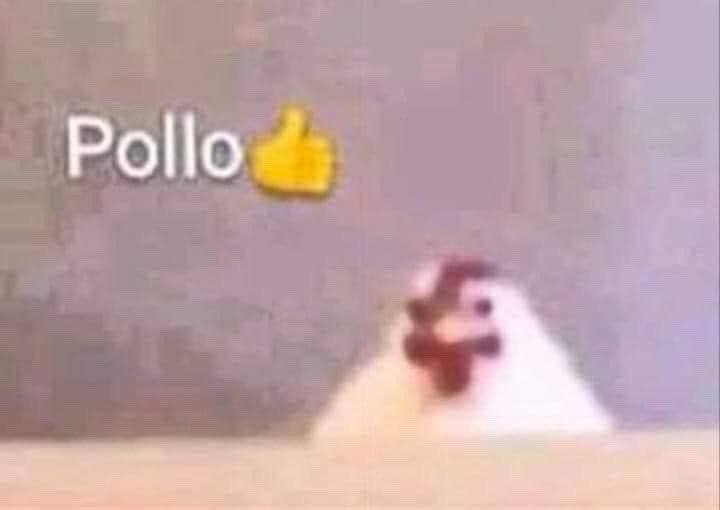
#> input picture pollo.jpg, 720 x 510 px
$ python mainte3i.py
#> lines starting #> are read from the running program, lines starting #| are printed output that depends on the picture; after the words box and inside, x2 and y2 are one past the last pixel; in counts of white or black regions, pixels touching at a corner belong together
import cv2
from restarting import encode,decode
import numpy as np

input_image = "jsp.jpeg"
output_image = "encoded_image.png"
secret_data = 'pipi und kaki in pipi caca land AAAAAAAAAAAAAAAAAAAAAAAAAAAAAAAAAAAAAAAAAAAAAAAAAAAAAAAAAA'
p2='A'
pollo=cv2.imread("pollo.jpg")
#> pollo is the input picture: shape (510, 720, 3); mean B, G, R 165, 163.4, 190.9
imgB=np.zeros(pollo.shape,dtype=np.uint8)
font = cv2.FONT_HERSHEY_COMPLEX_SMALL
# org
height=25
width=20
h,w,c=imgB.shape
#> h = 510; w = 720; c = 3
org = (0, 20)
org2 =(20,45)
# fontScale
fontScale = 1
# Blue color in BGR
color = (255, 255, 255)
# Line thickness of 1 px
thickness = 1

msg_len=len(secret_data)
nb_characters=w//width
#> nb_characters = 36
i=0
while i < msg_len:
    if i+nb_characters > msg_len:
        cv2.putText(imgB, secret_data[i:], org, font,fontScale, color, thickness, cv2.LINE_4)
        #string[i-nb_characters:]
    cv2.putText(imgB, secret_data[i:i+nb_characters], org, font,fontScale, color, thickness, cv2.LINE_4)
    org=(org[0],org[1]+height)
    i+=nb_characters
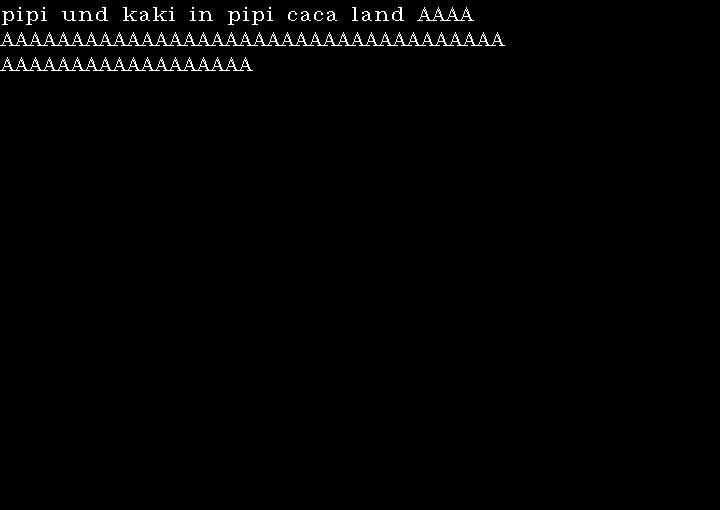
#> imgB: shape (510, 720, 3); 1.1% white in thin lines or dots, all inside (x1, y1, x2, y2) = (0, 7, 505, 71)
#> after the loop, i = 108

# Using cv2.putText() method
# cv2.putText(imgB, secret_data, org, font,fontScale, color, thickness, cv2.LINE_4)
# cv2.putText(imgB, p2, org2, font,fontScale, color, thickness, cv2.LINE_4)
cv2.imshow("aaa",imgB)
# for letter in secret_data:
#     print(ord(letter))

# print(chr(int('00001101',2)))
# #im = cv2.imread("encoded_image.PNG",-1)
# #cv2.imshow("a",im)
# # encode the data into the image
# encoded_image = encode(img=input_image, message=secret_data)
# # save the output image (encoded image)
# cv2.imwrite(output_image, encoded_image)

# # decode the secret data from the image
# decoded_data = decode(output_image)
# print("[+] Decoded data:", decoded_data)
cv2.waitKey(0)
cv2.destroyAllWindows()
